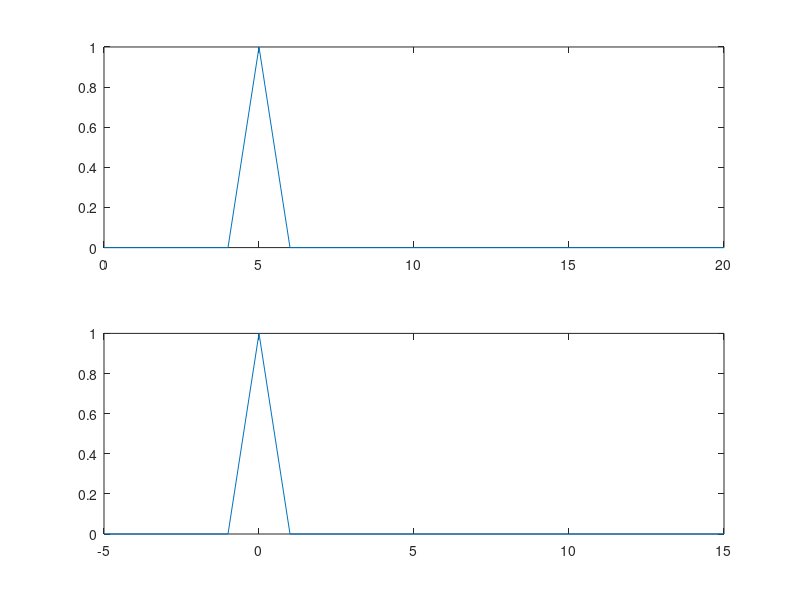
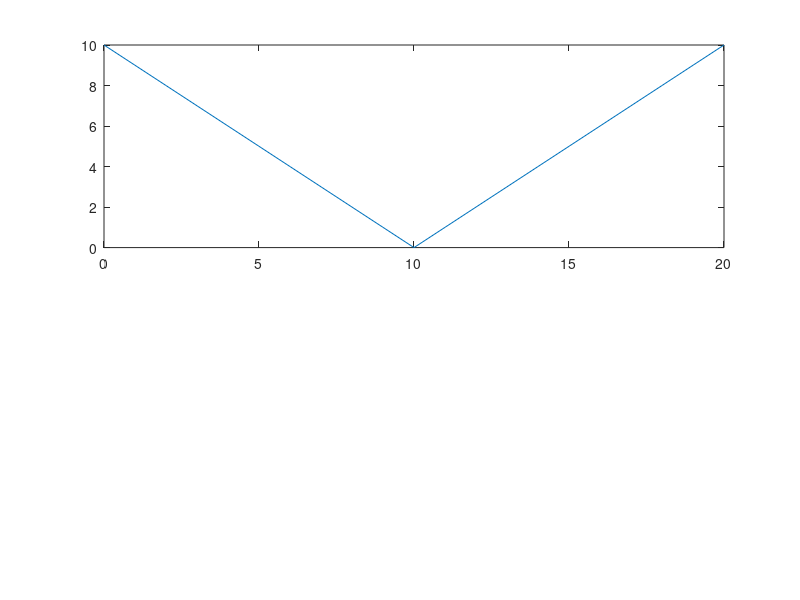

Reproduce these figures in MATLAB, in order. (Note: this script raises an error after producing the figures.)
z=[0,0,0,0,0,1,0,0,0,0,0,0,0,0,0,0,0,0,0,0,0]
length (z) %verificam dimensiunea z

n = 0:20 
m = -5:15
   

figure 
subplot(2,1,1) ,  plot(n,z)
subplot(2,1,2) ,  plot(m,z)
% pentru pct a

%pt punctul b
t=abs(10-n)

figure 
subplot(2,1,1) , plot(n,t)

%pt punctul c
x1=sin((pi/17)*q)
q=-15:25

%am folosit variablia q ca sa nu se repete var n
x2=cos((pi/sqrt(23))*r)
r=0:50

%am folosit variablia r ca sa nu se repete var n

figure 
subplot(2,2,1) , plot(x1)
subplot(2,2,2) , plot(x2)
subplot(2,2,3) , stem (x1)
subplot(2,2,4) , stem (x2)



